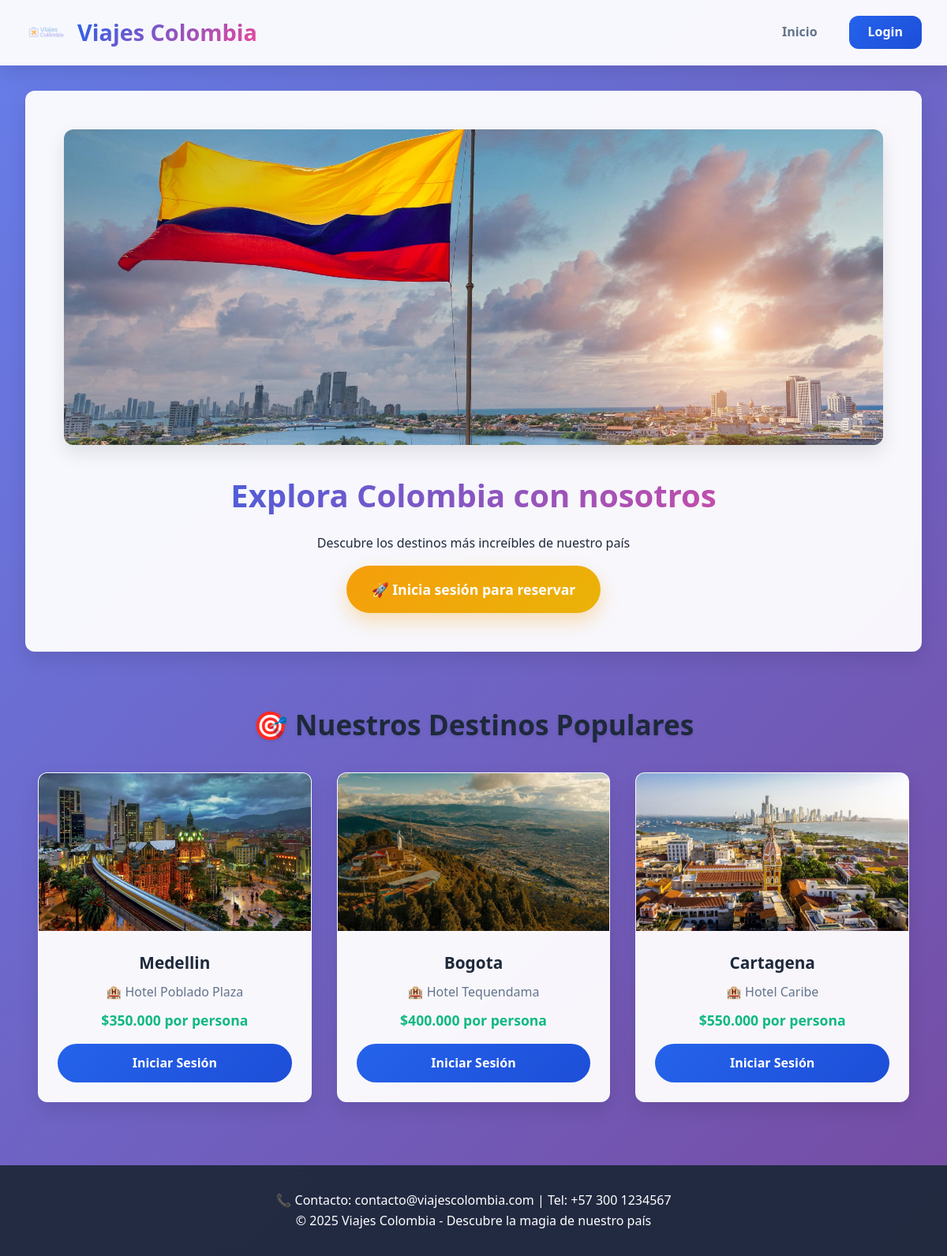
Page /app/index.php on the committed database.
### tables this page shows
CREATE TABLE IF NOT EXISTS destinos (
  id_destino INT AUTO_INCREMENT PRIMARY KEY,
  ciudad VARCHAR(100) NOT NULL,
  hotel VARCHAR(100) NOT NULL,
  costo DECIMAL(10,2) NOT NULL
);

### app/models/Destino.php (called while the page is built, shortened)
<?php
class Destino {
    private $conn;
    private $table = "destinos";
    public function __construct($db){
        $this->conn = $db;
    }
    public function getDestinos(){
        $query = "SELECT * FROM " . $this->table;
        return $this->conn->query($query);
    }
}
?>

### app/index.php (the view, shortened to what this page needs)
<?php
include 'db.php';
include 'models/Destino.php';
$destinoModel = new Destino($conn);
$result = $destinoModel->getDestinos();
$authUrl = AUTH_BASE_URL;
?>
<?php include 'views/header.php'; ?>
<div class="main-container">
    <section class="modern-banner">
        <img src="/assets/img/banner.jpg" alt="Banner Viajes Colombia" class="banner-img">
        <h2>Explora Colombia con nosotros</h2>
        <p>Descubre los destinos más increíbles de nuestro país</p>
        <?php if(isset($_SESSION['id_usuario'])): ?>
            <a href="/reserva.php" class="cta-button">✨ Reserva tu tour</a>
        <?php else: ?>
            <a href="<?php echo htmlspecialchars($authUrl); ?>/login.php" class="cta-button">🚀 Inicia sesión para reservar</a>
        <?php endif; ?>
    </section>
    <section class="destinos-modern">
        <h3 class="section-title">🎯 Nuestros Destinos Populares</h3>
        <div class="destinos-grid">
            <?php while($row = $result->fetch_assoc()): ?>
                <div class="destino-card">
                    <div class="card-image">
                        <img src="/assets/img/<?php echo htmlspecialchars(strtolower($row['ciudad'])); ?>.jpg"
                             alt="<?php echo htmlspecialchars($row['ciudad']); ?>"
                             class="destino-img">
                    </div>
                    <div class="card-content">
                        <h4><?php echo htmlspecialchars($row['ciudad']); ?></h4>
                        <p class="hotel">🏨 <?php echo htmlspecialchars($row['hotel']); ?></p>
                        <p class="precio">$<?php echo number_format($row['costo'], 0, ',', '.'); ?> por persona</p>
                        <?php if(isset($_SESSION['id_usuario'])): ?>
                            <a href="/reserva.php" class="card-button">Reservar Ahora</a>
                        <?php else: ?>
                            <a href="<?php echo htmlspecialchars($authUrl); ?>/login.php" class="card-button">Iniciar Sesión</a>
                        <?php endif; ?>
                    </div>
                </div>
            <?php endwhile; ?>
        </div>
    </section>
</div>
<?php include 'views/footer.php'; ?>

### app/assets/css/styles.css (style rules this page uses)
:root { --primary: #2563eb; --primary-dark: #1d4ed8; --secondary: #f59e0b; --accent: #ec4899; --dark: #1e293b; --light: #f8fafc; --gray: #64748b; --success: #10b981; --danger: #ef4444; --border-radius: 12px; --shadow: 0 10px 25px rgba(0, 0, 0, 0.1); --transition: all 0.3s ease; }
* { margin: 0; padding: 0; box-sizing: border-box; font-family: 'Segoe UI', Tahoma, Geneva, Verdana, sans-serif; }
body { background: linear-gradient(135deg, #667eea 0%, #764ba2 100%); color: var(--dark); line-height: 1.6; min-height: 100vh; }
.main-container { max-width: 1200px; margin: 2rem auto; padding: 0 2rem; }
.modern-banner { background: rgba(255, 255, 255, 0.95); backdrop-filter: blur(10px); border-radius: var(--border-radius); padding: 3rem; text-align: center; margin-bottom: 2rem; box-shadow: var(--shadow); border: 1px solid rgba(255, 255, 255, 0.2); }
.modern-banner h2 { font-size: 2.5rem; margin-bottom: 1rem; background: linear-gradient(135deg, var(--primary), var(--accent)); -webkit-background-clip: text; -webkit-text-fill-color: transparent; }
.banner-img { width: 100%; max-height: 400px; object-fit: cover; border-radius: var(--border-radius); margin-bottom: 1.5rem; box-shadow: var(--shadow); }
.destinos-modern { padding: 2rem 0; text-align: center; }
.section-title { text-align: center; font-size: 2.2rem; margin-bottom: 2rem; color: var(--dark); font-weight: 700; text-shadow: 0 2px 4px rgba(0, 0, 0, 0.1); }
.destinos-grid { display: grid; grid-template-columns: repeat(auto-fit, minmax(300px, 1fr)); gap: 2rem; justify-items: center; align-items: start; padding: 0 1rem; }
.destino-card { background: rgba(255, 255, 255, 0.95); backdrop-filter: blur(10px); border-radius: var(--border-radius); overflow: hidden; box-shadow: var(--shadow); transition: var(--transition); border: 1px solid rgba(255, 255, 255, 0.2); width: 100%; max-width: 350px; }
.card-image { width: 100%; height: 200px; overflow: hidden; display: flex; justify-content: center; align-items: center; }
.destino-img { width: 100%; height: 100%; object-fit: cover; transition: var(--transition); }
.card-content { padding: 1.5rem; text-align: center; }
.card-content h4 { font-size: 1.3rem; color: var(--dark); margin-bottom: 0.5rem; }
.hotel { color: var(--gray); margin-bottom: 0.5rem; }
.precio { font-size: 1.1rem; font-weight: 700; color: var(--success); margin-bottom: 1rem; }
.card-button { display: inline-block; background: linear-gradient(135deg, var(--primary), var(--primary-dark)); color: white; padding: 0.75rem 1.5rem; border-radius: 25px; text-decoration: none; font-weight: 600; transition: var(--transition); width: 100%; }
.cta-button { display: inline-block; background: linear-gradient(135deg, var(--secondary), #eab308); color: white; padding: 1rem 2rem; border-radius: 50px; text-decoration: none; font-weight: 700; font-size: 1.1rem; transition: var(--transition); margin-top: 1rem; box-shadow: 0 10px 25px rgba(245, 158, 11, 0.3); }

### rows in the picture
destinos: shows a picture, ciudad "Medellin", hotel "Hotel Poblado Plaza", costo "350.000"
destinos: shows a picture, ciudad "Bogota", hotel "Hotel Tequendama", costo "400.000"
destinos: shows a picture, ciudad "Cartagena", hotel "Hotel Caribe", costo "550.000"
